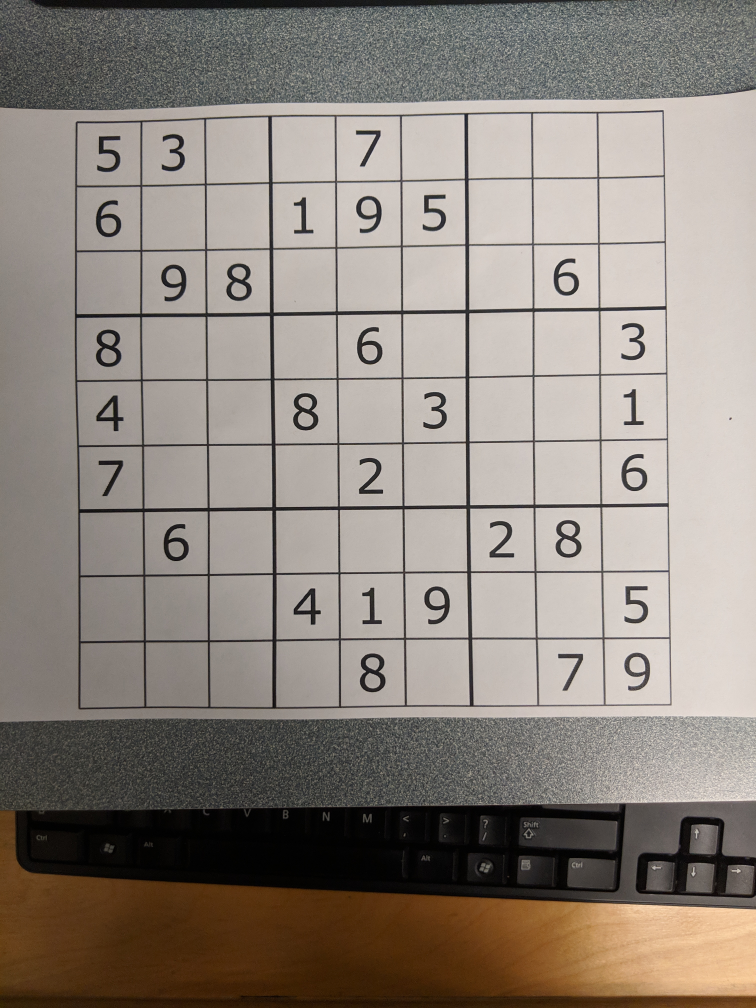
#> input picture assets/c1.jpg, 3024 x 4032 px, given in place of sudoku.mp4, which was not available (shown at 1/4 size)
$ python nombers_.py
#> lines starting #> are read from the running program, lines starting #| are printed output that depends on the picture; after the words box and inside, x2 and y2 are one past the last pixel; in counts of white or black regions, pixels touching at a corner belong together; pictures that were not available may be replaced by others from this repository, and a replacement may not be noted
import cv2
import numpy as np


# [5 lines left out: function show, not called in this run]


def process(img):
    kernel = cv2.getStructuringElement(cv2.MORPH_RECT, (2, 2))
    greyscale = img if len(img.shape) == 2 else cv2.cvtColor(img, cv2.COLOR_BGR2GRAY)
    denoise = cv2.GaussianBlur(greyscale, (9, 9), 0)
    thresh = cv2.adaptiveThreshold(
        denoise, 255, cv2.ADAPTIVE_THRESH_GAUSSIAN_C, cv2.THRESH_BINARY, 11, 2
    )
    inverted = cv2.bitwise_not(thresh, 0)
    morph = cv2.morphologyEx(inverted, cv2.MORPH_OPEN, kernel)
    return cv2.dilate(morph, kernel, iterations=1)


def get_corners(img):
    contours, hire = cv2.findContours(img, cv2.RETR_EXTERNAL, cv2.CHAIN_APPROX_SIMPLE)
    contours = sorted(contours, key=lambda x: cv2.contourArea(x), reverse=True)
    largest_contour = np.squeeze(contours[0])

    sums = [sum(i) for i in largest_contour]
    differences = [i[0] - i[1] for i in largest_contour]

    top_left = np.argmin(sums)
    top_right = np.argmax(differences)
    bottom_left = np.argmax(sums)
    bottom_right = np.argmin(differences)

    return [
        largest_contour[top_left],
        largest_contour[top_right],
        largest_contour[bottom_left],
        largest_contour[bottom_right],
    ]


def transform(pts, img):  # TODO: Spline transform, remove this
    pts = np.float32(pts)
    top_l, top_r, bot_l, bot_r = pts[0], pts[1], pts[2], pts[3]

    def pythagoras(pt1, pt2):
        return np.sqrt((pt2[0] - pt1[0]) ** 2 + (pt2[1] - pt1[1]) ** 2)

    width = int(max(pythagoras(bot_r, bot_l), pythagoras(top_r, top_l)))
    height = int(max(pythagoras(top_r, bot_r), pythagoras(top_l, bot_l)))
    square = max(width, height) // 9 * 9  # Making the image dimensions divisible by 9

    dim = np.array(
        ([0, 0], [square - 1, 0], [square - 1, square - 1], [0, square - 1]), dtype="float32"
    )
    matrix = cv2.getPerspectiveTransform(pts, dim)
    warped = cv2.warpPerspective(img, matrix, (square, square))
    return warped


def get_grid_lines(img, length=12):
    horizontal = np.copy(img)
    cols = horizontal.shape[1]
    horizontal_size = cols // length
    horizontal_structure = cv2.getStructuringElement(cv2.MORPH_RECT, (horizontal_size, 1))
    horizontal = cv2.erode(horizontal, horizontal_structure)
    horizontal = cv2.dilate(horizontal, horizontal_structure)

    vertical = np.copy(img)
    rows = vertical.shape[0]
    vertical_size = rows // length
    vertical_structure = cv2.getStructuringElement(cv2.MORPH_RECT, (1, vertical_size))
    vertical = cv2.erode(vertical, vertical_structure)
    vertical = cv2.dilate(vertical, vertical_structure)

    return vertical, horizontal


def create_grid_mask(vertical, horizontal):
    grid = cv2.add(horizontal, vertical)
    grid = cv2.adaptiveThreshold(
        grid, 255, cv2.ADAPTIVE_THRESH_GAUSSIAN_C, cv2.THRESH_BINARY, 235, 2
    )
    grid = cv2.dilate(grid, cv2.getStructuringElement(cv2.MORPH_RECT, (3, 3)), iterations=2)
    pts = cv2.HoughLines(grid, 0.3, np.pi / 90, 200)

    def draw_lines(im, pts):
        im = np.copy(im)
        pts = np.squeeze(pts)
        for r, theta in pts:
            a = np.cos(theta)
            b = np.sin(theta)
            x0 = a * r
            y0 = b * r
            x1 = int(x0 + 1000 * (-b))
            y1 = int(y0 + 1000 * a)
            x2 = int(x0 - 1000 * (-b))
            y2 = int(y0 - 1000 * a)
            cv2.line(im, (x1, y1), (x2, y2), (255, 255, 255), 2)
        return im

    lines = draw_lines(grid, pts)
    mask = cv2.bitwise_not(lines)
    return mask


def extract_digits(img):
    contours, _ = cv2.findContours(img, cv2.RETR_EXTERNAL, cv2.CHAIN_APPROX_SIMPLE)
    img_area = img.shape[0] * img.shape[1]
    # Reversing contours list to loop with y coord ascending, and removing small bits of noise
    contours_denoise = [i for i in contours[::-1] if cv2.contourArea(i) > img_area * 0.0005]
    _, y_compare, _, _ = cv2.boundingRect(contours_denoise[0])
    digits = []
    row = []

    countour_arr = []
    for i in contours_denoise:
        x, y, w, h = cv2.boundingRect(i)
        countour_arr.append((x, y, w, h))
        cropped = img[y : y + h, x : x + w]
        if y - y_compare > img.shape[1] // 40:
            row = [i[0] for i in sorted(row, key=lambda x: x[1])]
            for j in row:
                digits.append(j)
            row = []
        row.append((cropped, x))
        y_compare = y
    # Last loop doesn't add row
    row = [i[0] for i in sorted(row, key=lambda x: x[1])]
    for i in row:
        digits.append(i)

    return countour_arr


# [15 lines left out: function inverse_perspective, not called in this run]


def main(path, out_path, framerate, dims):
#> called with path = 'sudoku.mp4', out_path = 'numbers.avi', framerate = 30, dims = (1920, 1080)
    cap = cv2.VideoCapture(path)

    fourcc = cv2.VideoWriter_fourcc(*"XVID")
    out = cv2.VideoWriter(out_path, fourcc, framerate, dims)

    while True:
        # Capture frame-by-frame
        ret, frame = cap.read()
#> frame is the input picture: shape (4032, 3024, 3); mean B, G, R 125.5, 133.6, 142.2

        if frame is None:
            break

        processed = process(frame)
#> in process, `thresh = cv2.adaptiveThreshold( denoise, 255, cv2.ADAPTIVE_THRESH_GAUS..`:
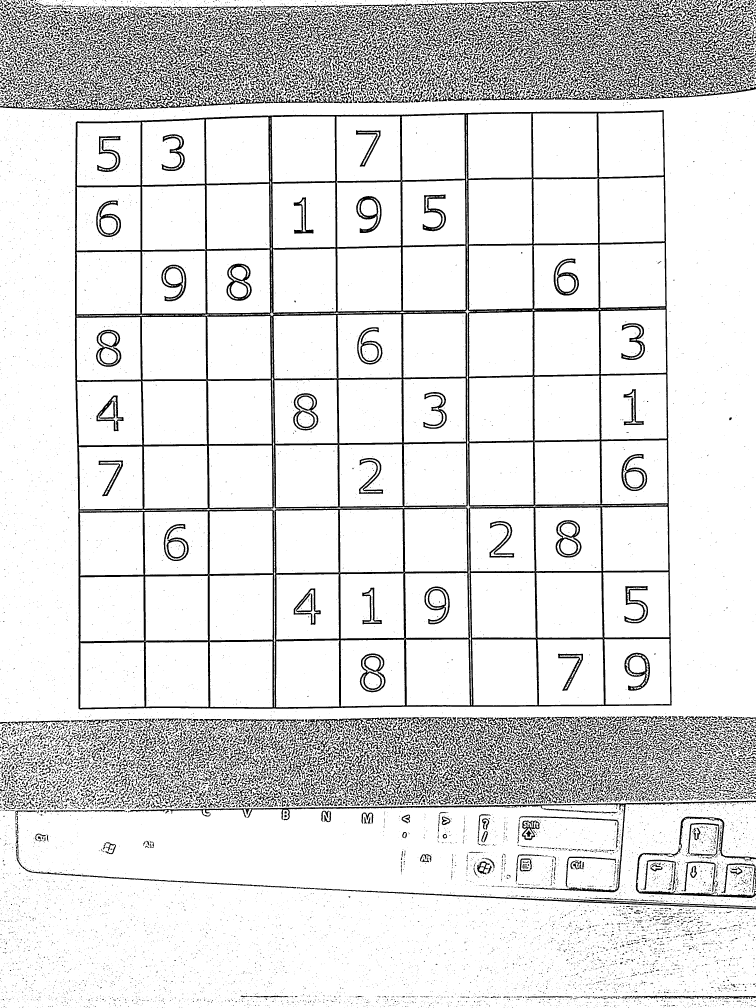
#> thresh: shape (4032, 3024) (shown at 1/4 size); 87.5% white; 16402 black regions (11492 under 20 px), largest, box (x1, y1, x2, y2) and area: (299, 440, 2687, 2838) 365081, (2277, 188, 3024, 398) 22098, (512, 3202, 3024, 3569) 20629
#> in process, `return cv2.dilate(morph, kernel, iterations=1)`:
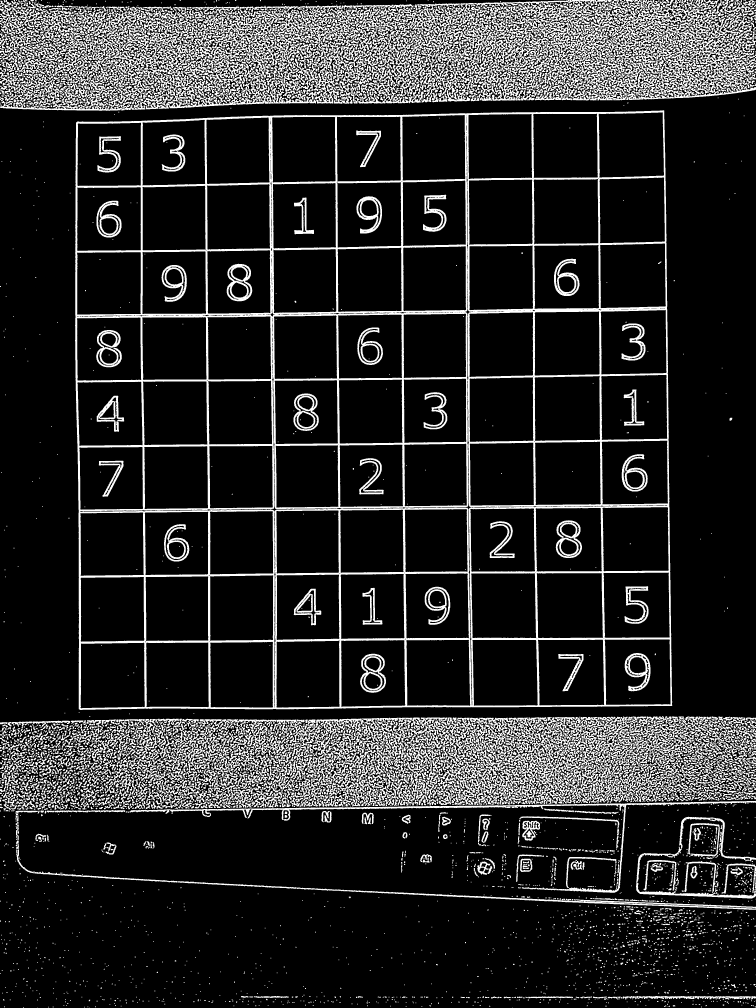
#> returned value: shape (4032, 3024) (shown at 1/4 size); 15.8% white; 6913 white regions (2246 under 20 px)
        corners = get_corners(processed)
#> in get_corners, `contours, hire = cv2.findContours(img, cv2.RETR_EXTERNAL, cv2.CHAIN_AP..`: contours = 6672 contours, 2765 with area under 20; largest, box (x1, y1, x2, y2) and area: (300, 441, 2689, 2840) 5602546, (2088, 0, 3024, 402) 184162, (482, 78, 1167, 439) 34842, (520, 3203, 3024, 3571) 20836, (1565, 102, 1809, 413) 14278
#> in get_corners, `largest_contour = np.squeeze(contours[0])`: largest_contour = 803 pairs, first value 300 to 2688, second value 441 to 2839
#> in get_corners, `sums = [sum(i) for i in largest_contour]`: sums = 803 values, max 5510 at index 615, min 794 at index 223, mean 2896.7
#> in get_corners, `differences = [i[0] - i[1] for i in largest_contour]`: differences = 803 values, max 2214 at index 800, min -2521 at index 468, mean -191.2
#> in get_corners, `top_left = np.argmin(sums)`: top_left = 223
#> in get_corners, `top_right = np.argmax(differences)`: top_right = 800
#> in get_corners, `bottom_left = np.argmax(sums)`: bottom_left = 615
#> in get_corners, `bottom_right = np.argmin(differences)`: bottom_right = 468
#> corners = [[305, 489], [2656, 442], [2687, 2823], [315, 2836]]
        warped = transform(corners, processed)
#> in transform, `pts = np.float32(pts)`: pts has the same summary as corners in main
#> in transform, `top_l, top_r, bot_l, bot_r = pts[0], pts[1], pts[2], pts[3]`: top_l = [305, 489]; top_r = [2656, 442]; bot_l = [2687, 2823]; bot_r = [315, 2836]
#> in transform, `width = int(max(pythagoras(bot_r, bot_l), pythagoras(top_r, top_l)))`: width = 2372
#> in transform, `height = int(max(pythagoras(top_r, bot_r), pythagoras(top_l, bot_l)))`: height = 3348
#> in transform, `dim = np.array( ([0, 0], [square - 1, 0], [square - 1, square - 1], [0..`: dim = [[0, 0], [3347, 0], [3347, 3347], [0, 3347]]
#> in transform, `matrix = cv2.getPerspectiveTransform(pts, dim)`: matrix = [[1.45, -0.00618, -439.1], [0.0289, 1.44, -714.8], [6.28e-06, 3.71e-06, 1]]
        warped_rgb = transform(corners, frame)
#> in transform (call 2), `warped = cv2.warpPerspective(img, matrix, (square, square))`:
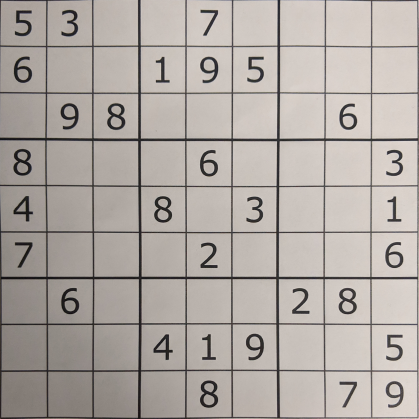
#> warped: shape (3348, 3348, 3) (shown at 1/8 size); mean B, G, R 163.5, 168.8, 175.7
        vertical_lines, horizontal_lines = get_grid_lines(warped)
        mask = create_grid_mask(vertical_lines, horizontal_lines)
#> in create_grid_mask, `grid = cv2.dilate(grid, cv2.getStructuringElement(cv2.MORPH_RECT, (3, ..`:
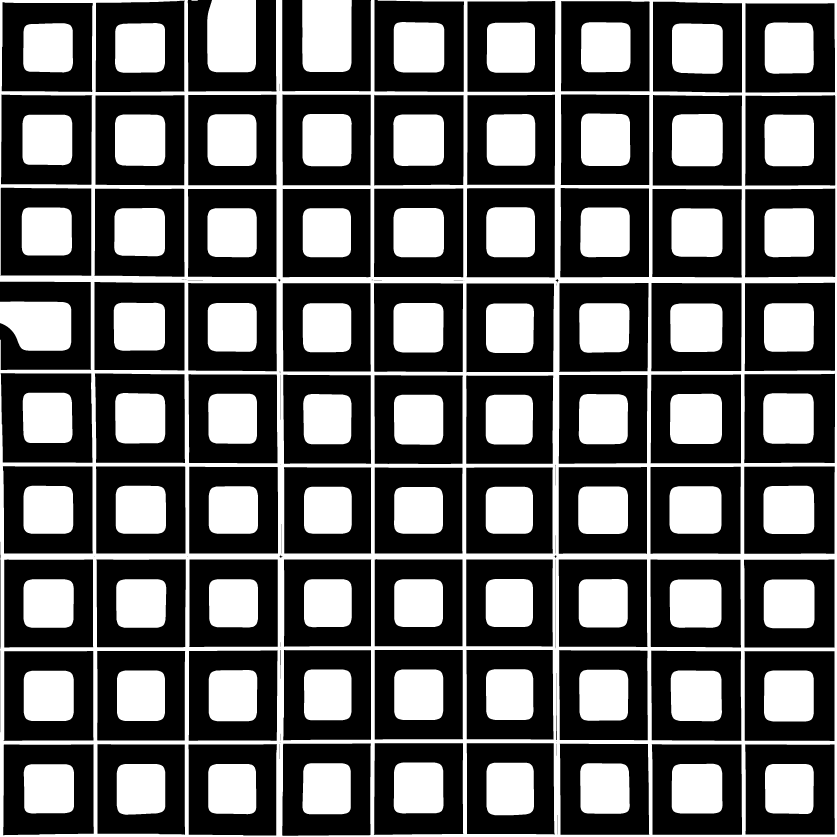
#> grid: shape (3348, 3348) (shown at 1/4 size); 37.1% white; 83 white regions, largest, box (x1, y1, x2, y2) and area: (0, 0, 3348, 3348) 1029640, (1209, 0, 1407, 288) 56136, (829, 0, 1024, 289) 55134
#> in draw_lines, `pts = np.squeeze(pts)`: pts = 113513 pairs, first value -3234.9 to 4188.6, second value 0 to 3.11
#> the loop in draw_lines, `for r, theta in pts:` made 113513 passes
#> (r, theta, a, b, x0, y0, x1, y1) on passes 1 to 3: (375, 0, 1, 0, 375, 0, 375, 1000), (746.1, 0, 1, 0, 746.1, 0, 746, 1000), (747, 0, 1, 0, 747, 0, 747, 1000)
#> after the loop in draw_lines, `for r, theta in pts:`:
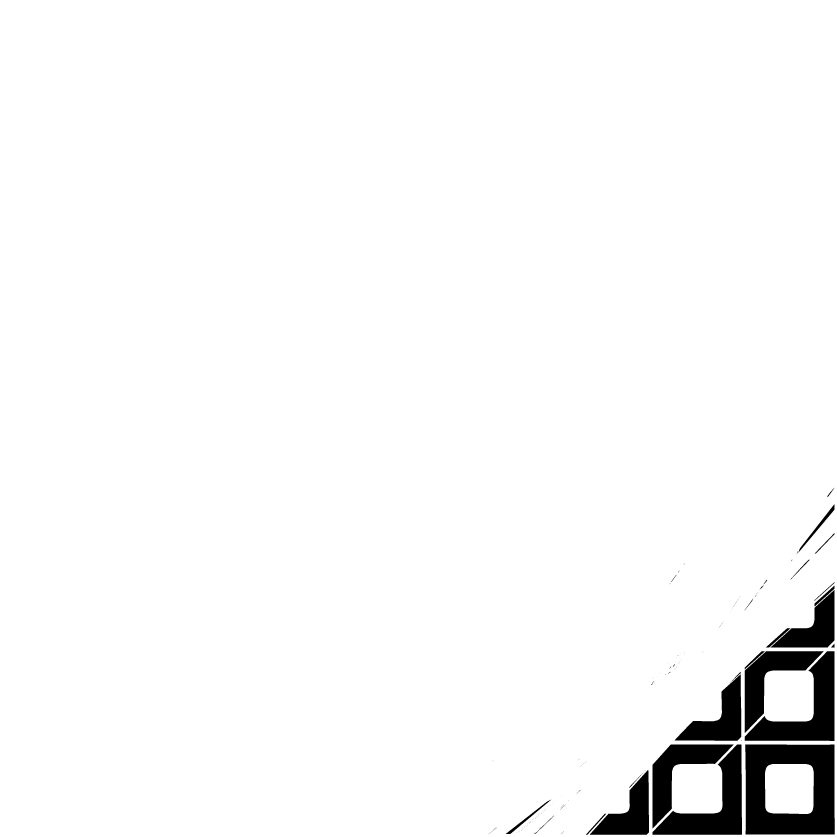
#> im: shape (3348, 3348) (shown at 1/4 size); 96.9% white; 187 black regions (158 under 20 px), largest, box (x1, y1, x2, y2) and area: (2980, 2978, 3339, 3338) 90109, (2979, 2605, 3338, 2964) 48810, (2610, 2978, 2968, 3339) 48017
        numbers = cv2.bitwise_and(warped, mask)
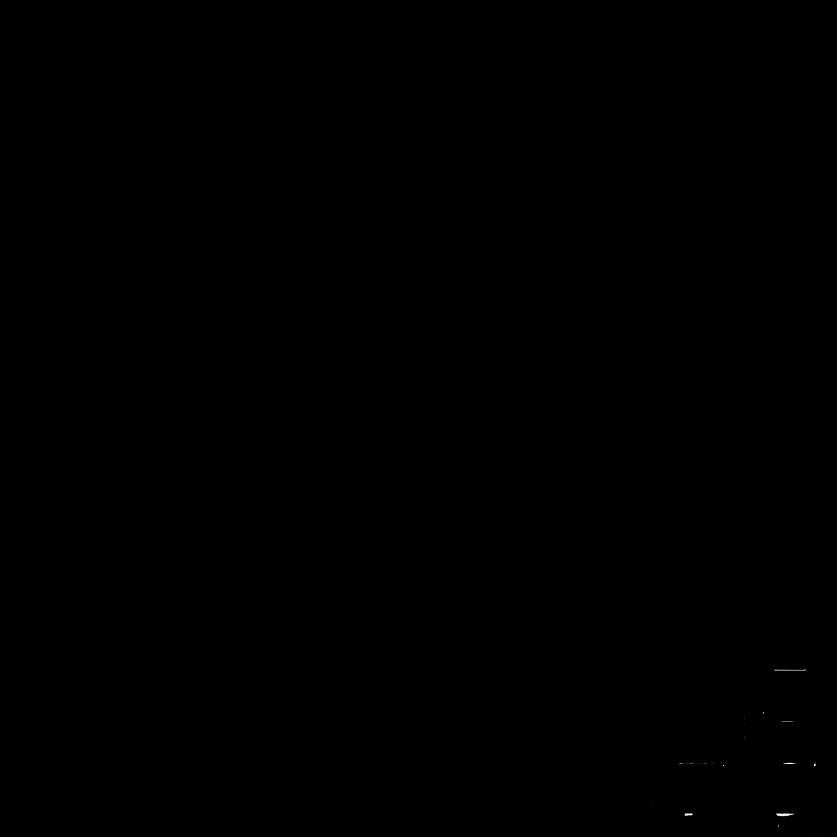
#> numbers: shape (3348, 3348) (shown at 1/4 size); min 0, max 255, mean 0
        contours = extract_digits(numbers)
#> in extract_digits, `contours, _ = cv2.findContours(img, cv2.RETR_EXTERNAL, cv2.CHAIN_APPRO..`: contours = 22 contours, 13 with area under 20; largest, box (x1, y1, x2, y2) and area: (3105, 3254, 3180, 3265) 531, (3097, 2678, 3224, 2682) 293, (2738, 3254, 2771, 3263) 226, (3131, 3051, 3187, 3056) 146, (3255, 3054, 3264, 3065) 71
#> in extract_digits, `contours_denoise = [i for i in contours[::-1] if cv2.contourArea(i) > ..`: contours_denoise = []

        for x, y, w, h in contours:
            cv2.rectangle(warped_rgb, (x, y), (x + w, y + h), (0, 0, 255), 3)

        warped_inverse = inverse_perspective(warped_rgb, frame.copy(), np.array(corners))
        # show(warped_inverse)
        out.write(warped_inverse)
        if cv2.waitKey(1) & 0xFF == ord("q"):
            break

    # When everything done, release the capture
    cap.release()
    cv2.destroyAllWindows()


if __name__ == "__main__":
#> (the run stopped early here; a loop or call above may not have finished)
